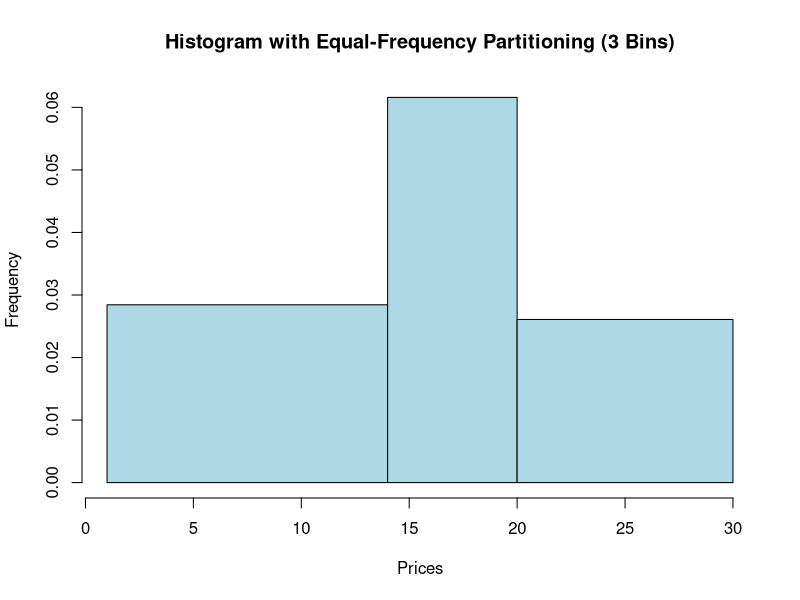

Generate this figure with R:
# Create the dataset
prices <- c(1, 1, 5, 5, 5, 5, 5, 8, 8, 10, 10, 10, 10, 12, 14, 14, 14, 15, 15, 15, 15, 15, 15, 18, 18, 18, 18, 18, 20, 20, 20, 20, 20, 20, 21, 21, 21, 21, 25, 25, 25, 25, 25, 28, 28, 30)

# (i) Partition the dataset using equal-frequency method with 3 bins
bin_equal_frequency <- cut(prices, breaks = quantile(prices, probs = c(0, 1/3, 2/3, 1)), labels = FALSE)

# (ii) Apply data smoothing using bin means and bin boundaries
bin_means <- tapply(prices, bin_equal_frequency, mean)
bin_boundaries <- quantile(prices, probs = c(0, 1/3, 2/3, 1))

# (iii) Plot Histogram for the above frequency division
hist(prices, breaks = bin_boundaries, main = "Histogram with Equal-Frequency Partitioning (3 Bins)",
     xlab = "Prices", ylab = "Frequency", col="lightblue")